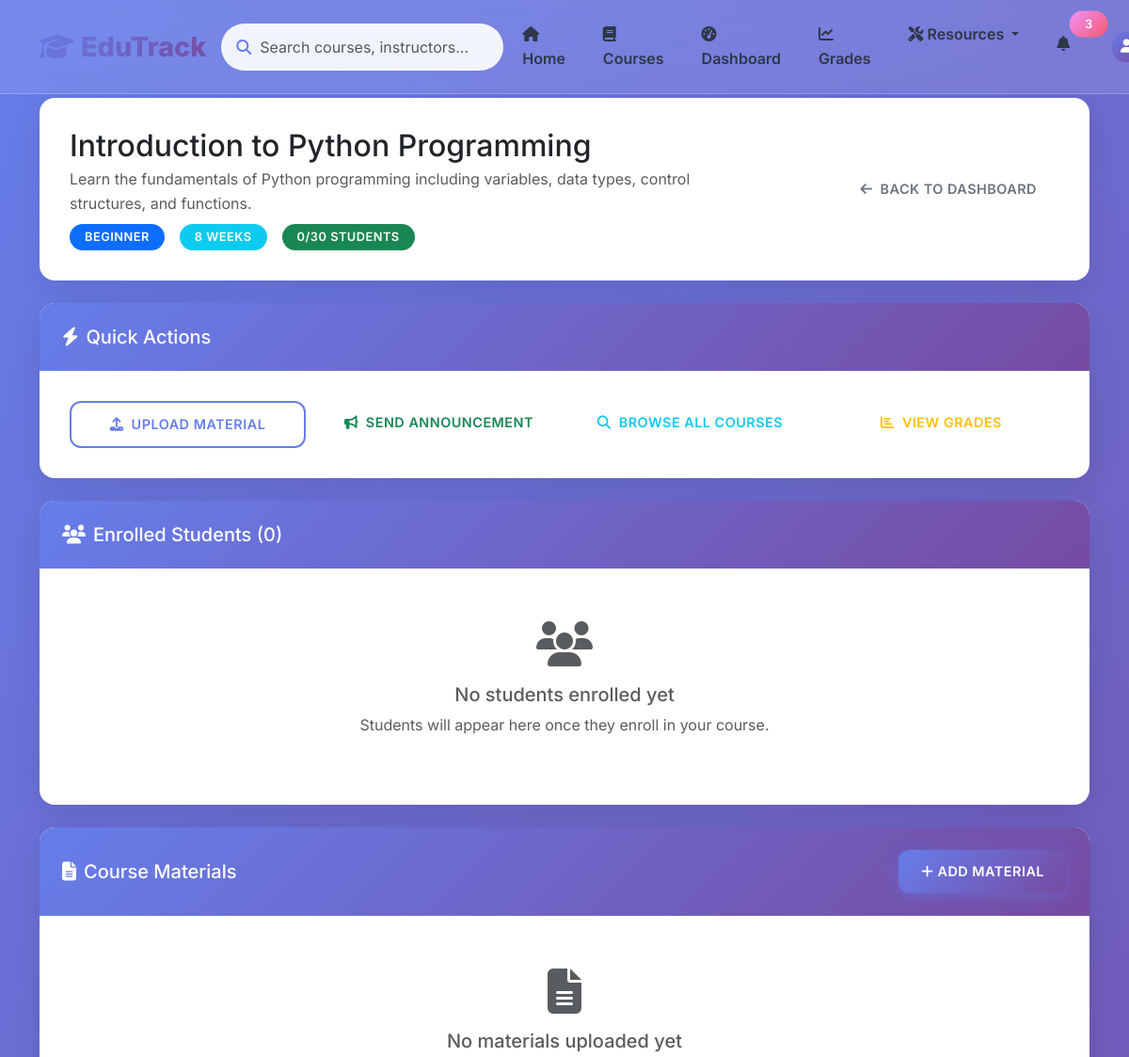
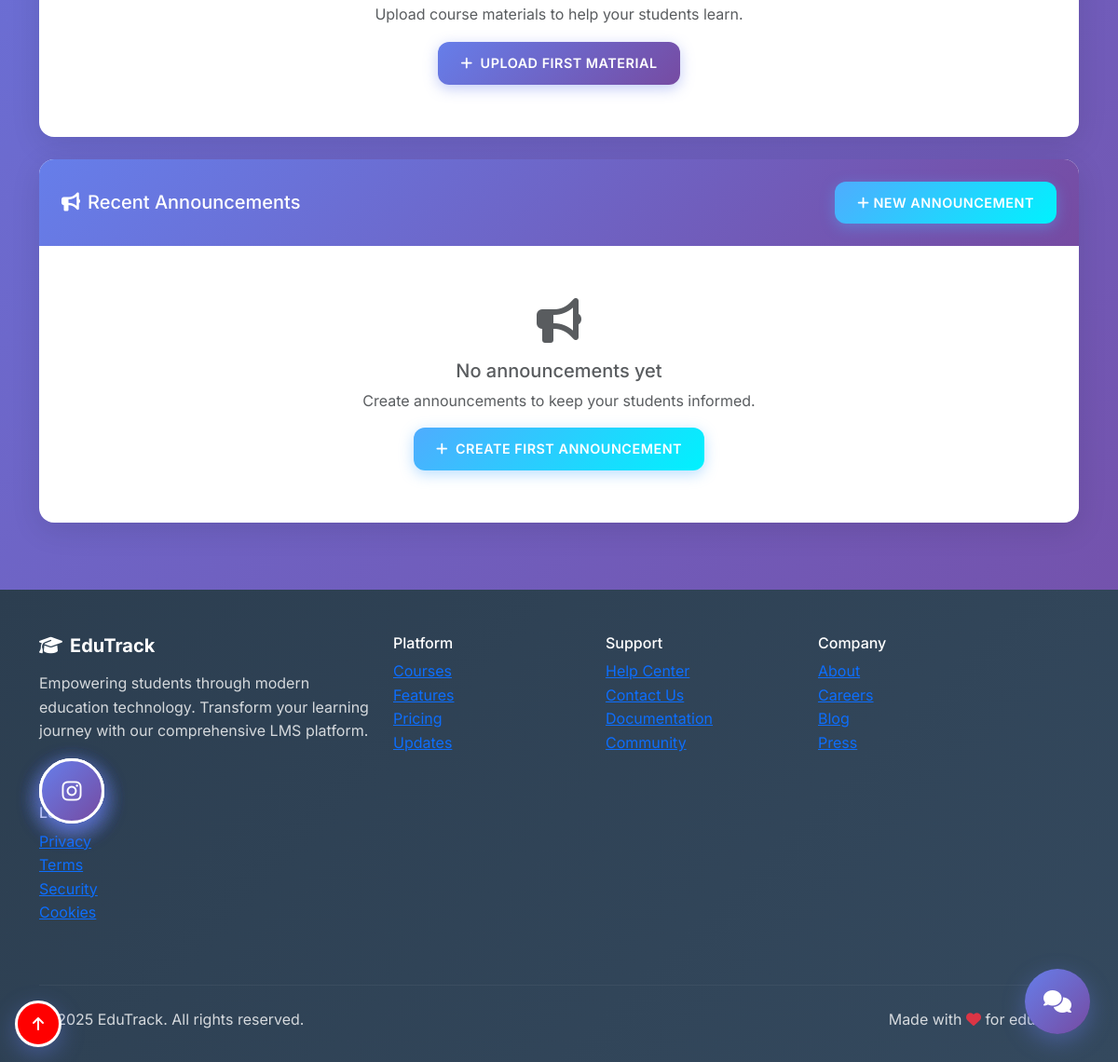
Page /teacher/manage-course/1 (signed in) on the committed database (2 pictures, top to bottom).
### models.py (models this page shows, shortened)
class Course(db.Model):
    id = db.Column(db.Integer, primary_key=True)
    title = db.Column(db.String(200), nullable=False)
    description = db.Column(db.Text, nullable=False)
    instructor = db.Column(db.String(100), nullable=False)
    instructor_id = db.Column(db.Integer, db.ForeignKey('user.id'))  # Link to teacher
    duration_weeks = db.Column(db.Integer, nullable=False)
    difficulty = db.Column(db.String(20), nullable=False)  # Beginner, Intermediate, Advanced
    max_students = db.Column(db.Integer, default=30)
    created_at = db.Column(db.DateTime, default=datetime.utcnow)
    enrollments = db.relationship('Enrollment', backref='course', lazy=True)
    grades = db.relationship('Grade', backref='course', lazy=True)
    materials = db.relationship('CourseMaterial', backref='course', lazy=True)
    announcements = db.relationship('Announcement', backref='course', lazy=True)

### teacher_routes.py (the view, shortened to what this page needs)
def manage_course(course_id):
    if 'user_id' not in session:
        flash('Please log in to manage courses', 'warning')
        return redirect(url_for('login'))
    user = User.query.get(session['user_id'])
    if not user or user.role != 'teacher':
        flash('Access denied. Teacher privileges required.', 'danger')
        return redirect(url_for('dashboard'))
    course = Course.query.get_or_404(course_id)
    if course.instructor_id != user.id:
        flash('Access denied. You can only manage your own courses.', 'danger')
        return redirect(url_for('teacher_dashboard'))
    enrolled_students = []
    return render_template('teacher/manage_course.html',
                         user=user,
                         course=course,
                         enrolled_students=enrolled_students)

### templates/teacher/manage_course.html (shortened to what this page needs)
{% extends "base.html" %}
{% block content %}
<div class="container py-4">
    <div class="row mb-4">
        <div class="col-12">
            <div class="card">
                <div class="card-body">
                    <div class="row align-items-center">
                        <div class="col-md-8">
                            <h2 class="mb-1">{{ course.title }}</h2>
                            <p class="text-muted mb-2">{{ course.description }}</p>
                            <div class="course-stats">
                                <span class="badge bg-primary me-2">{{ course.difficulty }}</span>
                                <span class="badge bg-info me-2">{{ course.duration_weeks }} weeks</span>
                                <span class="badge bg-success">{{ course.enrollments|length }}/{{ course.max_students }} students</span>
                            </div>
                        </div>
                        <div class="col-md-4 text-md-end">
                            <a href="{{ url_for('teacher_dashboard') }}" class="btn btn-outline-secondary">
                                <i class="fas fa-arrow-left me-2"></i>Back to Dashboard
                            </a>
                        </div>
                    </div>
                </div>
            </div>
        </div>
    </div>
    <div class="row mb-4">
        <div class="col-12">
            <div class="card">
                <div class="card-header">
                    <h5 class="mb-0">
                        <i class="fas fa-bolt me-2"></i>Quick Actions
                    </h5>
                </div>
                <div class="card-body">
                    <div class="row g-3">
                        <div class="col-md-3">
                            <a href="{{ url_for('upload_material', course_id=course.id) }}" class="btn btn-outline-primary w-100">
                                <i class="fas fa-upload me-2"></i>Upload Material
                            </a>
                        </div>
                        <div class="col-md-3">
                            <a href="{{ url_for('create_announcement', course_id=course.id) }}" class="btn btn-outline-success w-100">
                                <i class="fas fa-bullhorn me-2"></i>Send Announcement
                            </a>
                        </div>
                        <div class="col-md-3">
                            <a href="{{ url_for('courses') }}" class="btn btn-outline-info w-100">
                                <i class="fas fa-search me-2"></i>Browse All Courses
                            </a>
                        </div>
                        <div class="col-md-3">
                            <a href="{{ url_for('grades') }}" class="btn btn-outline-warning w-100">
                                <i class="fas fa-chart-bar me-2"></i>View Grades
                            </a>
                        </div>
                    </div>
                </div>
            </div>
        </div>
    </div>
    <div class="row">
        <div class="col-12">
            <div class="card">
                <div class="card-header">
                    <h5 class="mb-0">
                        <i class="fas fa-users me-2"></i>Enrolled Students ({{ enrolled_students|length }})
                    </h5>
                </div>
                <div class="card-body">
                    {% if enrolled_students %}
                    <div class="table-responsive">
                        <table class="table table-hover">
                            <thead>
                                <tr>
                                    <th>Student Name</th>
                                    <th>Email</th>
                                    <th>Enrollment Date</th>
                                    <th>Status</th>
                                    <th>Grades</th>
                                    <th>Actions</th>
                                </tr>
                            </thead>
                            <tbody>
                                {% for student_data in enrolled_students %}
                                <tr>
                                    <td>
                                        <strong>{{ student_data.student.first_name }} {{ student_data.student.last_name }}</strong>
                                    </td>
                                    <td>{{ student_data.student.email }}</td>
                                    <td>{{ student_data.enrollment.enrolled_at.strftime('%B %d, %Y') }}</td>
                                    <td>
                                        <span class="badge bg-{{ 'success' if student_data.enrollment.status == 'completed' else 'warning' if student_data.enrollment.status == 'in_progress' else 'secondary' }}">
                                            {{ student_data.enrollment.status|replace('_', ' ')|title }}
                                        </span>
                                    </td>
                                    <td>
                                        {% if student_data.grades %}
                                            {% set avg_grade = (student_data.grades|map(attribute='score')|sum / student_data.grades|length)|round(1) %}
                                            <span class="badge bg-{{ 'success' if avg_grade >= 80 else 'warning' if avg_grade >= 60 else 'danger' }}">
                                                {{ avg_grade }}% avg
                                            </span>
                                        {% else %}
                                            <span class="text-muted">No grades</span>
                                        {% endif %}
                                    </td>
                                    <td>
                                        <a href="{{ url_for('grade_assignment', course_id=course.id, student_id=student_data.student.id) }}" class="btn btn-sm btn-primary">
                                            <i class="fas fa-edit me-1"></i>Grade
                                        </a>
                                    </td>
                                </tr>
                                {% endfor %}
                            </tbody>
                        </table>
                    </div>
                    {% else %}
                    <div class="text-center py-4">
                        <i class="fas fa-users text-muted" style="font-size: 3rem;"></i>
                        <h5 class="mt-3 text-muted">No students enrolled yet</h5>
                        <p class="text-muted">Students will appear here once they enroll in your course.</p>
                    </div>
                    {% endif %}
                </div>
            </div>
        </div>
    </div>
    <div class="row mt-4">
        <div class="col-12">
            <div class="card">
                <div class="card-header d-flex justify-content-between align-items-center">
                    <h5 class="mb-0">
                        <i class="fas fa-file-alt me-2"></i>Course Materials
                    </h5>
                    <a href="{{ url_for('upload_material', course_id=course.id) }}" class="btn btn-sm btn-primary">
                        <i class="fas fa-plus me-1"></i>Add Material
                    </a>
                </div>
                <div class="card-body">
                    {% if course.materials %}
                    <div class="row">
                        {% for material in course.materials %}
                        <div class="col-md-6 col-lg-4 mb-3">
                            <div class="card h-100">
                                <div class="card-body">
                                    <h6 class="card-title">{{ material.title }}</h6>
                                    <p class="card-text text-muted">{{ material.description[:100] }}{% if material.description|length > 100 %}...{% endif %}</p>
                                    <small class="text-muted">
                                        <i class="fas fa-calendar me-1"></i>{{ material.uploaded_at.strftime('%B %d, %Y') }}
                                    </small>
                                </div>
                            </div>
                        </div>
                        {% endfor %}
                    </div>
                    {% else %}
                    <div class="text-center py-4">
                        <i class="fas fa-file-alt text-muted" style="font-size: 3rem;"></i>
                        <h5 class="mt-3 text-muted">No materials uploaded yet</h5>
                        <p class="text-muted">Upload course materials to help your students learn.</p>
                        <a href="{{ url_for('upload_material', course_id=course.id) }}" class="btn btn-primary">
                            <i class="fas fa-plus me-2"></i>Upload First Material
                        </a>
                    </div>
                    {% endif %}
                </div>
            </div>
        </div>
    </div>
    <div class="row mt-4">
        <div class="col-12">
            <div class="card">
                <div class="card-header d-flex justify-content-between align-items-center">
                    <h5 class="mb-0">
                        <i class="fas fa-bullhorn me-2"></i>Recent Announcements
                    </h5>
                    <a href="{{ url_for('create_announcement', course_id=course.id) }}" class="btn btn-sm btn-success">
                        <i class="fas fa-plus me-1"></i>New Announcement
                    </a>
                </div>
                <div class="card-body">
                    {% if course.announcements %}
                    <div class="announcement-list">
                        {% for announcement in course.announcements[:5] %}
                        <div class="announcement-item border-bottom pb-3 mb-3">
                            <h6 class="mb-1">{{ announcement.title }}</h6>
                            <p class="text-muted mb-2">{{ announcement.content[:200] }}{% if announcement.content|length > 200 %}...{% endif %}</p>
                            <small class="text-muted">
                                <i class="fas fa-calendar me-1"></i>{{ announcement.created_at.strftime('%B %d, %Y at %I:%M %p') }}
                            </small>
                        </div>
                        {% endfor %}
                    </div>
                    {% else %}
                    <div class="text-center py-4">
                        <i class="fas fa-bullhorn text-muted" style="font-size: 3rem;"></i>
                        <h5 class="mt-3 text-muted">No announcements yet</h5>
                        <p class="text-muted">Create announcements to keep your students informed.</p>
                        <a href="{{ url_for('create_announcement', course_id=course.id) }}" class="btn btn-success">
                            <i class="fas fa-plus me-2"></i>Create First Announcement
                        </a>
                    </div>
                    {% endif %}
                </div>
            </div>
        </div>
    </div>
</div>
{% endblock %}

### static/css/custom_new.css (style rules this page uses)
:root { --primary-gradient: linear-gradient(135deg, #667eea 0%, #764ba2 100%); --secondary-gradient: linear-gradient(135deg, #f093fb 0%, #f5576c 100%); --success-gradient: linear-gradient(135deg, #4facfe 0%, #00f2fe 100%); --warning-gradient: linear-gradient(135deg, #fa709a 0%, #fee140 100%); --dark-gradient: linear-gradient(135deg, #2c3e50 0%, #34495e 100%); --glass-bg: rgba(255, 255, 255, 0.1); --glass-border: rgba(255, 255, 255, 0.2); --shadow-soft: 0 8px 32px rgba(0, 0, 0, 0.1); --shadow-strong: 0 20px 60px rgba(0, 0, 0, 0.15); --border-radius: 16px; --transition: all 0.3s cubic-bezier(0.4, 0, 0.2, 1); }
* { box-sizing: border-box; }
body { font-family: 'Inter', -apple-system, BlinkMacSystemFont, 'Segoe UI', Roboto, sans-serif; background: linear-gradient(135deg, #667eea 0%, #764ba2 100%); min-height: 100vh; color: #2d3748; line-height: 1.6; }
.badge { font-size: 0.7rem; padding: 0.25rem 0.5rem; border-radius: 10px; }
.card { background: white; border: none; border-radius: var(--border-radius); box-shadow: var(--shadow-soft); transition: var(--transition); overflow: hidden; }
.card-header { background: var(--primary-gradient); color: white; border: none; padding: 1.5rem; font-weight: 700; }
.card-body { padding: 2rem; }
.badge { font-weight: 600; padding: 0.5rem 1rem; border-radius: 20px; font-size: 0.8rem; text-transform: uppercase; letter-spacing: 0.5px; }
.btn { font-weight: 600; border-radius: 12px; padding: 0.75rem 1.5rem; transition: var(--transition); border: none; text-transform: uppercase; letter-spacing: 0.5px; font-size: 0.9rem; }
.btn-primary { background: var(--primary-gradient); box-shadow: 0 4px 15px rgba(102, 126, 234, 0.4); }
.btn-success { background: var(--success-gradient); box-shadow: 0 4px 15px rgba(79, 172, 254, 0.4); }
.btn-outline-primary { border: 2px solid #667eea; color: #667eea; background: transparent; }
.course-stats { display: flex; gap: 0.5rem; flex-wrap: wrap; }

### rows in the picture
Course: title "Introduction to Python Programming", description "Learn the fundamentals of Python programming including variables, data types, control structures, and functions.", difficulty "BEGINNER", duration_weeks "8", max_students "30"

### other values in the picture
{{ course.enrollments|length }} "0"
{{ enrolled_students|length }} "0"
